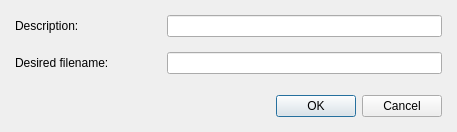
<?xml version="1.0" encoding="UTF-8"?>
<ui version="4.0">
 <class>LogViewerUI</class>
 <widget class="QDialog" name="LogViewerUI">
  <property name="geometry">
   <rect>
    <x>0</x>
    <y>0</y>
    <width>457</width>
    <height>106</height>
   </rect>
  </property>
  <property name="windowTitle">
   <string>Attach plot to electronic log</string>
  </property>
  <layout class="QVBoxLayout" name="verticalLayout">
   <item>
    <layout class="QGridLayout" name="gridLayout">
     <property name="bottomMargin">
      <number>6</number>
     </property>
     <item row="1" column="0">
      <widget class="QLabel" name="label_4">
       <property name="text">
        <string>Desired filename:</string>
       </property>
      </widget>
     </item>
     <item row="1" column="2" colspan="2">
      <widget class="QLineEdit" name="filename">
       <property name="text">
        <string/>
       </property>
      </widget>
     </item>
     <item row="0" column="2" colspan="2">
      <widget class="QLineEdit" name="description"/>
     </item>
     <item row="0" column="0">
      <widget class="QLabel" name="label_2">
       <property name="text">
        <string>Description:</string>
       </property>
      </widget>
     </item>
    </layout>
   </item>
   <item>
    <widget class="QDialogButtonBox" name="buttonBox">
     <property name="standardButtons">
      <set>QDialogButtonBox::Cancel|QDialogButtonBox::Ok</set>
     </property>
    </widget>
   </item>
  </layout>
 </widget>
 <layoutdefault spacing="15" margin="15"/>
 <tabstops>
  <tabstop>description</tabstop>
  <tabstop>filename</tabstop>
  <tabstop>buttonBox</tabstop>
 </tabstops>
 <resources>
  <include location="../../../resources/nicos-gui.qrc"/>
 </resources>
 <connections>
  <connection>
   <sender>buttonBox</sender>
   <signal>accepted()</signal>
   <receiver>LogViewerUI</receiver>
   <slot>accept()</slot>
   <hints>
    <hint type="sourcelabel">
     <x>241</x>
     <y>116</y>
    </hint>
    <hint type="destinationlabel">
     <x>241</x>
     <y>67</y>
    </hint>
   </hints>
  </connection>
  <connection>
   <sender>buttonBox</sender>
   <signal>rejected()</signal>
   <receiver>LogViewerUI</receiver>
   <slot>reject()</slot>
   <hints>
    <hint type="sourcelabel">
     <x>241</x>
     <y>116</y>
    </hint>
    <hint type="destinationlabel">
     <x>241</x>
     <y>67</y>
    </hint>
   </hints>
  </connection>
  <connection>
   <sender>filename</sender>
   <signal>returnPressed()</signal>
   <receiver>LogViewerUI</receiver>
   <slot>accept()</slot>
   <hints>
    <hint type="sourcelabel">
     <x>302</x>
     <y>50</y>
    </hint>
    <hint type="destinationlabel">
     <x>241</x>
     <y>67</y>
    </hint>
   </hints>
  </connection>
 </connections>
</ui>
